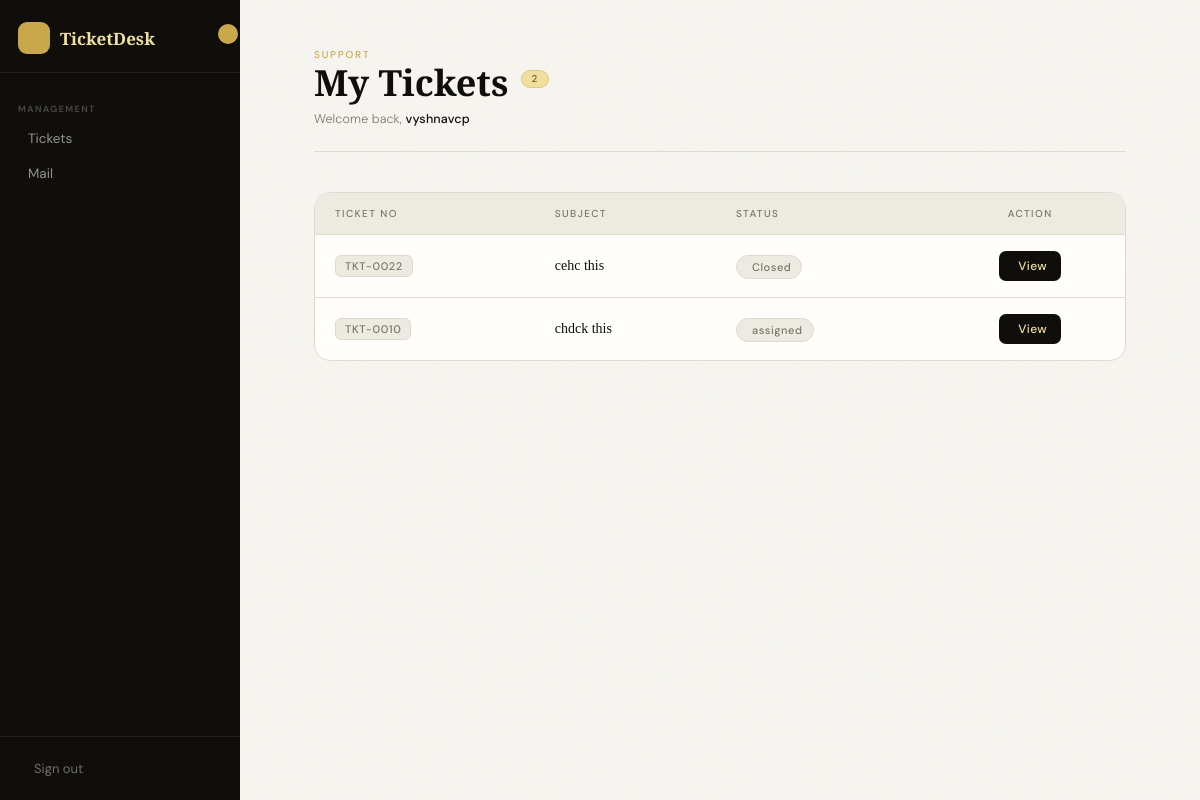
Before: /staff/ (signed in) with the older database file.
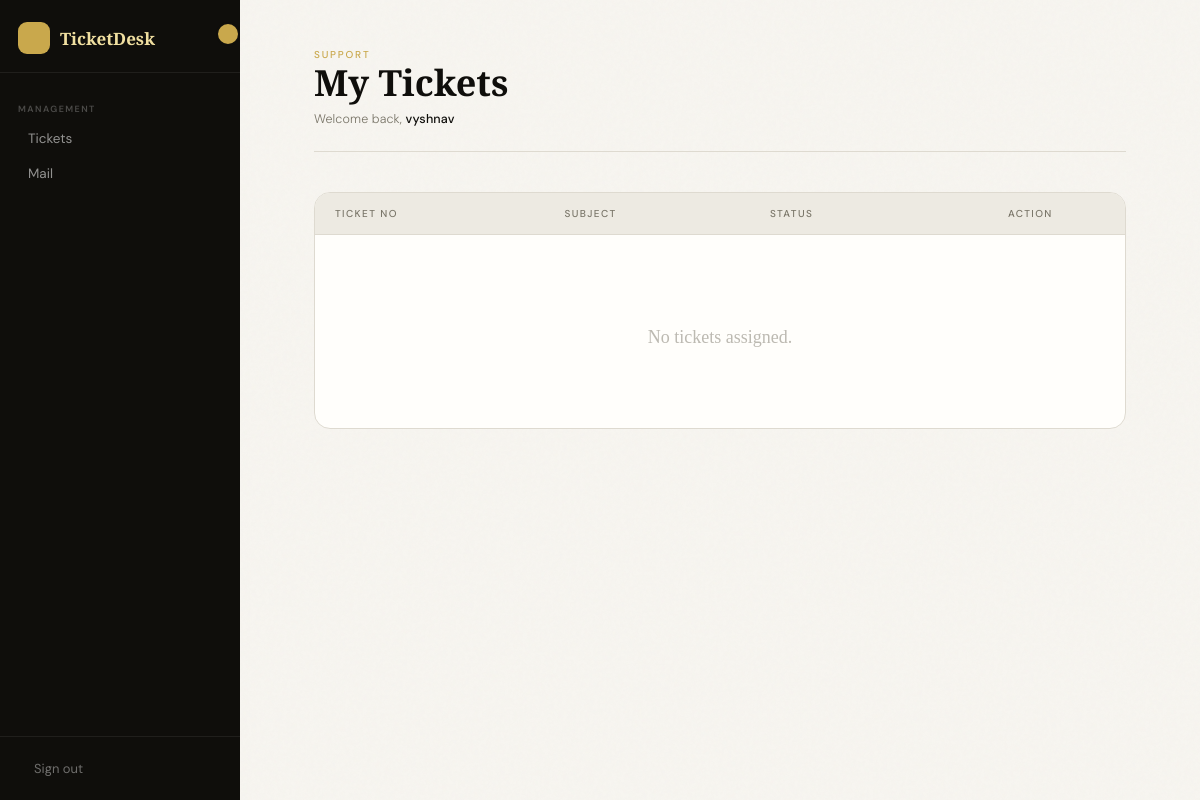
After: the same page with the newer database file.
### myapp/models.py (models this page shows, shortened)
class Staff(models.Model):
    STATUS_CHOICE = [
        ('active', 'Active'),
        ('Inactive', 'Inactive'),
    ]
    name  = models.CharField(max_length=100)
    email  = models.EmailField(unique=True)
    status  = models.CharField(max_length=10, choices=STATUS_CHOICE, default='active')
    password = models.CharField(max_length=255)
    signature = models.TextField(blank=True, default='')

class Ticket(models.Model):
    STATUS_CHOICES = [
        ("unassigned", "Unassigned"),
        ("assigned",   "Assigned"),
        ("closed",     "Closed"),
    ]
    ticket_number = models.CharField(max_length=20, unique=True, editable=False)
    mail_id  = models.CharField(max_length=50, unique=True)
    subject  = models.TextField(blank=True)
    sender  = models.CharField(max_length=255, blank=True)
    date   = models.CharField(max_length=100, blank=True)
    body  = models.TextField(blank=True)
    assigned_to = models.ForeignKey( Staff, null=True, blank=True, on_delete=models.SET_NULL, related_name="tickets" )
    created_by = models.ForeignKey( Staff, null=True, blank=True, on_delete=models.SET_NULL, related_name="created_tickets")
    status  = models.CharField(max_length=20, choices=STATUS_CHOICES, default="unassigned")
    created_at = models.DateTimeField(auto_now_add=True)
    class Meta:
        ordering = ["-created_at"]

### myapp/views.py (the view)
# urls.py: path("staff/", views.staff_asigned_ticket, name="staff_asigned_ticket"),
def staff_asigned_ticket(request):
    staff_id = request.session.get("staff_id")
    if not staff_id:
        return redirect("login")
    staff = get_object_or_404(Staff,id=staff_id )
    tickets = Ticket.objects.filter(assigned_to=staff)
    return render(request, "staff_asigned_ticket.html", {
        "tickets": tickets,
        "staff": staff
    })

### templates/staff_asigned_ticket.html (shortened to what this page needs)
{% extends "main.html" %}
{% load static %}
{% block content %}
<div class="shell">
  <div class="top-bar">
    <div class="header-left">
      <span class="eyebrow">Support</span>
      <h1 class="title">
        My Tickets
        {% if tickets %}
          <span class="badge">{{ tickets|length }}</span>
        {% endif %}
      </h1>
      <p class="welcome-note">Welcome back, <strong>{{ staff.name }}</strong></p>
    </div>
  </div>
  <div class="table-wrapper">
    <table>
      <thead>
        <tr>
          <th>Ticket No</th>
          <th>Subject</th>
          <th>Status</th>
          <th>Action</th>
        </tr>
      </thead>
      <tbody>
        {% for ticket in tickets %}
        <tr style="animation-delay: {{ forloop.counter0 }}00ms;">
          <td><span class="ticket-num">{{ ticket.ticket_number }}</span></td>
          <td class="subject-cell">{{ ticket.subject }}</td>
          <td>
            {% if ticket.status == "open" or ticket.status == "Open" %}
              <span class="status-badge status-open"><i class="ti ti-circle-dot"></i> Open</span>
            {% elif ticket.status == "pending" or ticket.status == "Pending" %}
              <span class="status-badge status-pending"><i class="ti ti-clock"></i> Pending</span>
            {% elif ticket.status == "resolved" or ticket.status == "Resolved" %}
              <span class="status-badge status-resolved"><i class="ti ti-circle-check"></i> Resolved</span>
            {% elif ticket.status == "closed" or ticket.status == "Closed" %}
              <span class="status-badge status-closed"> Closed</span>
            {% else %}
              <span class="status-badge status-closed"> {{ ticket.status }}</span>
            {% endif %}
          </td>
          <td class="action-cell">
            <a href="{% url 'staff_ticket_detail' ticket.id %}" class="view-btn">
               View
            </a>
          </td>
        </tr>
        {% empty %}
        <tr class="empty-row">
          <td colspan="4">
            <div class="empty-inner">
              <p>No tickets assigned.</p>
            </div>
          </td>
        </tr>
        {% endfor %}
      </tbody>
    </table>
  </div>
</div>
{% endblock %}

### templates/main.html (shortened to what this page needs)
{% load static %}
<!DOCTYPE html>
<html>
<head>
  <link rel="stylesheet" href="https://cdn.jsdelivr.net/npm/@tabler/icons-webfont@latest/tabler-icons.min.css">
</head>
<body>
 {% include 'components/sidebar.html' %}
  <main class="main" id="main">
   {% block content %}{% endblock content %}
  </main>
</body>
</html>

### templates/components/sidebar.html (shortened to what this page needs)
<aside class="sidebar" id="sidebar">
    <div class="sidebar-logo">
      <div class="logo-icon"></div>
      <span class="logo-text">TicketDesk</span>
    </div>
    <div class="sidebar-toggle" onclick="toggleSidebar()">
    </div>
    <nav class="sidebar-nav">
      <div class="nav-section-label">Management</div>
      <div class="nav-group" id="group-tickets">
        <div class="nav-group-toggle" onclick="toggleGroup('group-tickets')" data-tip="Tickets">
          <span class="nav-group-label">Tickets</span>
        </div>
      </div>
      <div class="nav-group" id="group-mail">
        <div class="nav-group-toggle" onclick="toggleGroup('group-mail')"data-tip="Mail">
              <span class="nav-group-label">Mail</span>
          </div>
      </div>
    </nav>
    <div class="sidebar-bottom">
      <a href="{% url 'logout' %}" class="logout-side">
        <span>Sign out</span>
      </a>
    </div>
  </aside>

### templates/main.html (style rules this page uses)
*, *::before, *::after { box-sizing: border-box; margin: 0; padding: 0; }
:root { --ink: #0f0e0b; --paper: #f7f5f0; --cream: #edeae2; --gold: #c9a84c; --gold-light: #f0dfa0; --muted: #7a7669; --card: #fffefb; --border: #dedad0; --red: #c0392b; --red-light: #fde8e8; --green: #15803d; --green-light: #dcfce7; --green-border: #86efac; --blue: #1d4ed8; --blue-light: #dbeafe; --blue-border: #93c5fd; --sidebar-w: 240px; }
body { font-family: 'DM Sans', sans-serif; background: var(--paper); min-height: 100vh; color: var(--ink); display: flex; overflow-x: hidden; }
body::before { content: ''; position: fixed; inset: 0; pointer-events: none; z-index: 0; opacity: 0.6; }
.sidebar { width: var(--sidebar-w); min-height: 100vh; background: var(--ink); display: flex; flex-direction: column; position: fixed; left: 0; top: 0; bottom: 0; z-index: 100; transition: width 0.25s ease; overflow: hidden; }
.sidebar-logo { display: flex; align-items: center; gap: 10px; padding: 22px 18px 18px; border-bottom: 1px solid rgba(255,255,255,0.07); min-width: var(--sidebar-w); }
.logo-icon { width: 32px; height: 32px; border-radius: 9px; background: var(--gold); display: flex; align-items: center; justify-content: center; flex-shrink: 0; color: var(--ink); font-size: 16px; }
.logo-text { font-family: 'Playfair Display', serif; font-size: 17px; font-weight: 700; color: var(--gold-light); white-space: nowrap; opacity: 1; transition: opacity 0.2s; }
.sidebar-toggle { position: absolute; top: 22px; right: 0px; width: 24px; height: 24px; border-radius: 50%; background: var(--gold); border: 2px solid var(--ink); display: flex; align-items: center; justify-content: center; cursor: pointer; color: var(--ink); font-size: 11px; transition: transform 0.25s; z-index: 10; }
.sidebar-nav { flex: 1; padding: 16px 0; overflow-y: auto; overflow-x: hidden; }
.nav-section-label { font-size: 9px; font-weight: 600; letter-spacing: 0.16em; text-transform: uppercase; color: rgba(255,255,255,0.25); padding: 14px 18px 6px; white-space: nowrap; overflow: hidden; transition: opacity 0.2s; }
.nav-group { width: 100%; }
.nav-group-toggle { display: flex; align-items: center; gap: 10px; padding: 9px 18px; cursor: pointer; color: rgba(255,255,255,0.55); font-size: 13.5px; font-weight: 400; transition: background 0.15s, color 0.15s; white-space: nowrap; user-select: none; }
.nav-group-label { flex: 1; }
.sidebar-bottom { border-top: 1px solid rgba(255,255,255,0.07); padding: 14px; }
.logout-side { display: flex; align-items: center; gap: 10px; padding: 9px 10px; border-radius: 8px; color: rgba(255,255,255,0.4); font-size: 13px; text-decoration: none; transition: all 0.18s; white-space: nowrap; }
.main { margin-left: var(--sidebar-w); flex: 1; min-height: 100vh; transition: margin-left 0.25s ease; position: relative; z-index: 1; }
.shell { max-width: 760px; margin: 0 auto; padding: 48px 24px 80px; }
.top-bar { display: flex; justify-content: space-between; align-items: flex-end; margin-bottom: 40px; padding-bottom: 24px; border-bottom: 1px solid var(--border); }
.header-left { display: flex; flex-direction: column; gap: 4px; }
.eyebrow { font-size: 10px; font-weight: 500; letter-spacing: 0.18em; text-transform: uppercase; color: var(--gold); }
.title { font-family: 'Playfair Display', Georgia, serif; font-size: 36px; font-weight: 700; line-height: 1; color: var(--ink); display: flex; align-items: center; gap: 12px; }

### templates/components/sidebar.html (style rules this page uses)
.nav-item[data-tip], .nav-group-toggle[data-tip] { position: relative; }

Changed rows visible on the page:
removed Ticket: ticket_number "TKT-0022", subject "cehc this", status "Closed"
removed Ticket: ticket_number "TKT-0010", subject "chdck this", status "assigned"
changed Staff: name "vyshnavcp" → "vyshnav"
Other visible differences:
{{ tickets|length }}: "2" → (not shown)
text now shown: "No tickets assigned."
